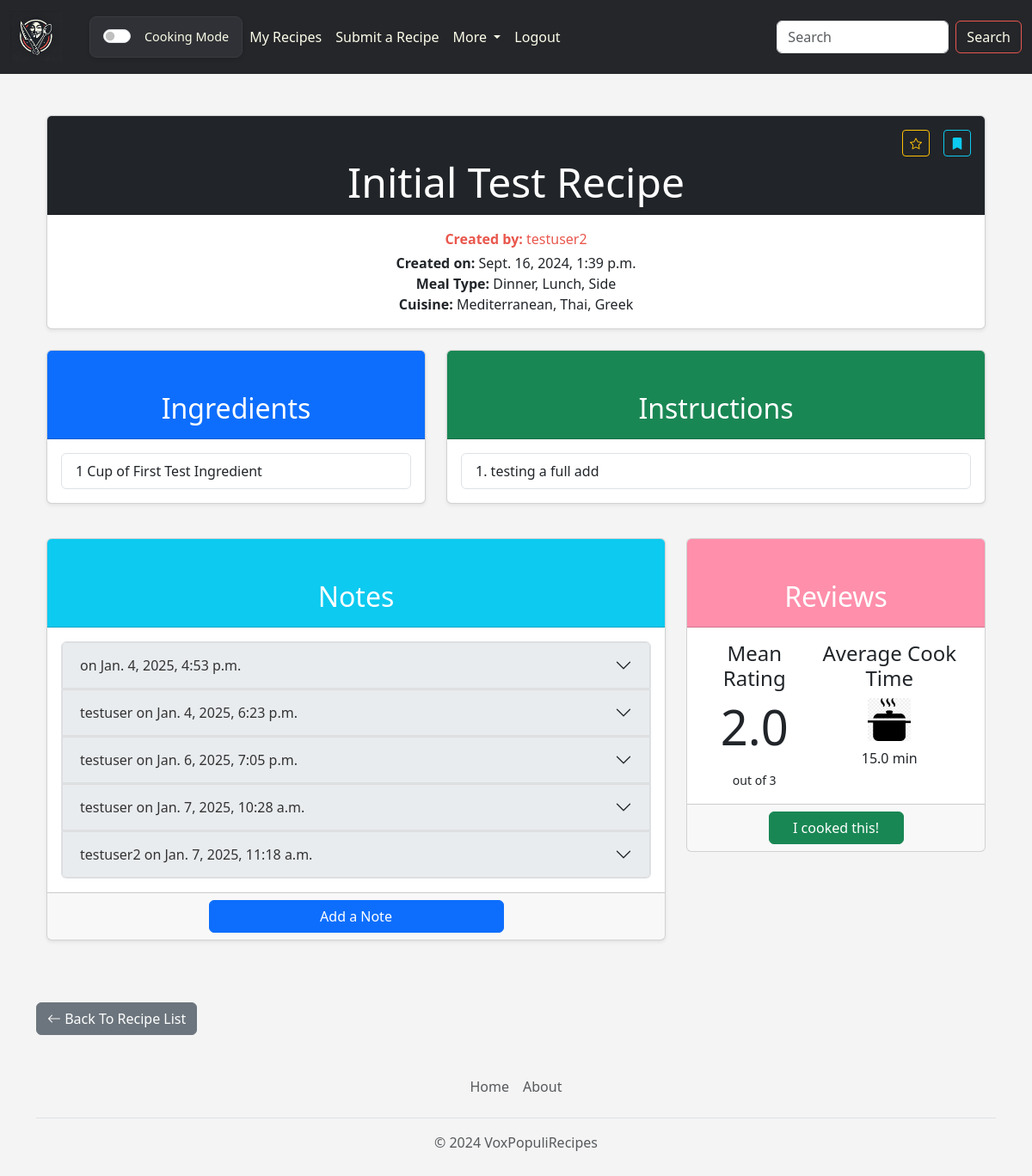
Screenshot of /recipedetail/1/ (signed in) with the database file from the repository.
### voxpopulirecipes/models.py (models this page shows, shortened)
class Recipe(models.Model):
    title = models.CharField(max_length=200)
    pub_date = models.DateTimeField("date published")
    created_by = models.CharField(max_length=200, blank=True, null=True)
    creator = models.ForeignKey(User, on_delete=models.CASCADE, blank=True, null=True)
    mealType = models.ForeignKey("MealType", on_delete=models.SET_NULL, blank=True, null=True)
    cuisine = models.ForeignKey("Cuisine", on_delete=models.SET_NULL, blank=True, null=True)
    image = models.ImageField(upload_to='uploads/recipe/', blank=True, null=True)
    baking = models.BooleanField(default=False)

class MealTypeMap(models.Model):
    recipe = models.ForeignKey(Recipe, on_delete=models.CASCADE)
    mealType = models.ForeignKey(MealType, on_delete=models.CASCADE)

class MealType(models.Model):
    name = models.CharField(max_length=200)
    baking = models.BooleanField(default=False)
    def __str__(self):
        return self.name

class CuisineMap(models.Model):
    recipe = models.ForeignKey(Recipe, on_delete=models.CASCADE)
    cuisine = models.ForeignKey(Cuisine, on_delete=models.CASCADE)

class Cuisine(models.Model):
    name = models.CharField(max_length=200)
    def __str__(self):
        return self.name

class Ingredient(models.Model):
    recipe = models.ForeignKey(Recipe, on_delete=models.CASCADE)
    ingredient_text = models.CharField(max_length=200) #required
    ingredient_amount = models.CharField(max_length=200, blank=True, null=True) #optional
    ingredient_unit = models.CharField(max_length=200, blank=True, null=True) #optional

class Instruction(models.Model):
    recipe = models.ForeignKey(Recipe, on_delete=models.CASCADE)
    instruction_text = models.CharField(max_length=500)
    instruction_order = models.IntegerField(default=0)

class RecipeNote(models.Model):
    recipe = models.ForeignKey(Recipe, related_name="notes", on_delete=models.CASCADE)
    note_text = models.CharField(max_length=2000)
    note_order = models.IntegerField(default=0)
    note_date = models.DateTimeField("date created")
    creator = models.ForeignKey(User, on_delete=models.CASCADE, blank=True, null=True)

### voxpopulirecipes/views.py (the view)
# urls.py: path("recipedetail/<int:recipe_id>/", views.detail, name="detail"),
def detail(request, recipe_id):
    recipe = get_object_or_404(Recipe, pk=recipe_id)
    mean_rating = Rating.objects.filter(recipe=recipe).aggregate(Avg('rating'))['rating__avg'] or 0
    average_cook_time = CookedInstance.objects.filter(recipe=recipe).aggregate(Avg('cook_time'))['cook_time__avg'] or 0
    saved = False
    if request.user.is_authenticated:
        saved = SavedRecipe.objects.filter(user=request.user, recipe=recipe).exists()
    starred = False
    if request.user.is_authenticated:
        starred = StarredRecipe.objects.filter(user=request.user, recipe=recipe).exists()
    mealTypes = MealTypeMap.objects.filter(recipe = recipe)
    cuisines = CuisineMap.objects.filter(recipe = recipe)
    return render(request, "voxpopulirecipes/recipe.html", {
        "recipe": recipe,
        "mean_rating": mean_rating,
        "average_cook_time": average_cook_time,
        "saved": saved,
        "starred": starred,
        "mealTypes": mealTypes,
        "cuisines": cuisines
        })

### voxpopulirecipes/templates/voxpopulirecipes/recipe.html (shortened to what this page needs)
{% extends 'voxpopulirecipes/base.html' %}
{% block content %}
<div class="container mt-4">
    <div class="card text-center shadow-sm mb-4">
        <div class="card-header bg-dark text-white position-relative">
            <h1 class="display-5 text-break mb-0">{{ recipe.title }}</h1>
            {% if user.is_authenticated %}
            <div class="position-absolute top-0 end-0 p-3 d-flex">
                <button
                    id="star_recipe_button"
                    class="btn btn-outline-warning btn-sm square me-2"
                    title="Star this recipe"
                >
                    <i class="bi {% if starred %}bi-star-fill{% else %}bi-star{% endif %}"></i>
                </button>
                {% if user != recipe.creator %}
                <button
                    id="save_recipe_button"
                    class="btn btn-outline-info btn-sm square"
                    title="Save this recipe"
                >
                    <i class="bi {% if saved %}bi-bookmark-fill{% else %}bi-bookmark{% endif %}"></i>
                </button>
                {% endif %}
            </div>
            {% endif %}
        </div>
        <div class="card-body">
            <a href="{% url 'voxpopulirecipes:view_user_book' recipe.creator.id %}">
                <p class="mb-1"><strong>Created by:</strong> {{ recipe.creator.username }}</p>
            </a>
            <p class="mb-0"><strong>Created on:</strong> {{ recipe.pub_date }}</p>
            <p class="mb-0"><strong>Meal Type:</strong>
                {% if mealTypes|length == 1 %}
                    {{ mealTypes.0.mealType }}
                {% else %}
                    {% for mealType in mealTypes %}
                        {{ mealType.mealType }}{% if not forloop.last %}, {% endif %}
                    {% endfor %}
                {% endif %}
            </p>
            <p class="mb-0"><strong>Cuisine:</strong>
                {% if cuisines|length == 1 %}
                    {{ cuisines.0.cuisine }}
                {% else %}
                    {% for cuisine in cuisines %}
                        {{ cuisine.cuisine }}{% if not forloop.last %}, {% endif %}
                    {% endfor %}
                {% endif %}
            </p>
        </div>
    </div>
    <div class="row">
        <div class="col-md-5 mb-4">
            <div class="card shadow-sm">
                <div class="card-header text-center bg-primary text-white">
                    <h2>Ingredients</h2>
                </div>
                <div class="card-body">
                    <ul class="list-group">
                        {% for ingredient in recipe.ingredient_set.all %}
                            {% if not ingredient.ingredient_amount %}
                                <li class="list-group-item">{{ ingredient.ingredient_text }}</li>
                            {% else %}
                                {% if not ingredient.ingredient_unit %}
                                    <li class="list-group-item">{{ ingredient.ingredient_amount }} {{ ingredient.ingredient_text }}</li>
                                {% else %}
                                    <li class="list-group-item">{{ ingredient.ingredient_amount }} {{ ingredient.ingredient_unit }} of {{ ingredient.ingredient_text }}</li>
                                {% endif %}
                            {% endif %}
                        {% endfor %}
                    </ul>
                </div>
            </div>
        </div>
        <div class="col-md-7 mb-4">
            <div class="card shadow-sm">
                <div class="card-header text-center bg-success text-white">
                    <h2>Instructions</h2>
                </div>
                <div class="card-body">
                    <ol class="list-group list-group-numbered">
                        {% for instruction in recipe.instruction_set.all|dictsort:"instruction_order" %}
                            <li class="list-group-item">{{ instruction.instruction_text }}</li>
                        {% endfor %}
                    </ol>
                </div>
            </div>
        </div>
    </div>
    <div class="row mt-3">
        <div class="col-md-8 mb-4">
            <div class="card shadow-sm mb-4">
                <div class="card-header text-center bg-info text-white">
                    <h2>Notes</h2>
                </div>
                {% if recipe.notes.all %}
                <div class="card-body">
                    <div class="col-12">
                        <div class="accordion" id="notesAccordion">
                            {% for note in recipe.notes.all|dictsort:"note_order" %}
                            <div class="accordion-item">
                                <h2 class="accordion-header" id="heading{{ note.id }}">
                                    <button class="accordion-button collapsed" type="button" data-bs-toggle="collapse"
                                            data-bs-target="#collapse{{ note.id }}" aria-expanded="false" aria-controls="collapse{{ note.id }}">
                                        {{ note.creator.username }} on {{ note.note_date }}
                                    </button>
                                </h2>
                            </div>
                            {% endfor %}
                        </div>
                    </div>
                </div>
                {% else %}
                <div class="card-body d-flex justify-content-center">
                    <h4 class="text-center">No notes available.</h4>
                </div>
                {% endif %}
                {% if user.is_authenticated %}
                <div class="card-footer">
                    <div id="addNoteSection">
                        <a href="#" class="btn btn-primary d-block col-6 mx-auto" id="addNoteButton">Add a Note</a>
                    </div>
                </div>
                {% endif %}
            </div>
        </div>
        {% if user.is_authenticated %}
        <div class="col-md-4 mb-4">
            <div class="card" id="reviewssection">
                <div class="card-header text-center text-white review-card-header">
                    <h2>Reviews</h2>
                </div>
                {% if average_cook_time != 0 or mean_rating != 0%}
                    <div class="card-body d-flex justify-content-between">
                        {% if mean_rating != 0 %}
                            <div class="text-center">
                                <h4>Mean Rating</h4>
                                <div class="infographic">
                                    <p class="display-4">{{ mean_rating }}</p>
                                    <small>out of 3</small>
                                </div>
                            </div>
                        {% endif %}
                        {% if average_cook_time != 0 %}
                            <div class="text-center">
                                <h4>Average Cook Time</h4>
                                <div class="infographic">
                                    {%load static%}
                                    <img src="{% static 'voxpopulirecipes/pot_icon.png' %}" alt="Pot Icon" width="50">
                                    <p class="mt-2">{{ average_cook_time }} min</p>
                                </div>
                            </div>
                        {% endif %}
                    </div>
                    {% else %}
                    <div class="card-body d-flex justify-content-center">
                        <h4>No Reviews Yet</h4>
                    </div>
                    {% endif %}
                <div class="card-footer d-flex justify-content-center">
                    <button type="button" class="btn btn-success col-6" id="openReviewModal">I cooked this!</button>
                </div>
            </div>
        </div>
        {% endif %}
    </div>
</div>
    <div class="d-flex justify-content-between mt-4">
        <a href="{% url 'voxpopulirecipes:main' %}" class="btn btn-secondary">
            <i class="bi bi-arrow-left"></i> Back To Recipe List
        </a>
    </div>
</div>
{% endblock %}

### voxpopulirecipes/templates/voxpopulirecipes/base.html (style rules this page uses)
body { background-color: #f4f4f4; }

### voxpopulirecipes/templates/voxpopulirecipes/recipe.html (style rules this page uses)
.review-card-header { background-color: #ff8fab; }
.accordion-header .accordion-button { background-color: #e9ecef; color: #333; border: 1px solid #ddd; }
a { color: #e9574d; text-decoration: none; transition: color 0.3s ease; }
.card-header { position: relative; padding-top: 3rem; }
.card-header h1 { margin-bottom: 0; white-space: normal; word-break: break-word; text-align: center; }
.position-absolute.top-0.end-0 { display: flex; gap: 0.5rem; }

### rows the page displays
Recipe: title "Initial Test Recipe", creator.username "testuser2", pub_date "Sept. 16, 2024, 1:39 p.m."
MealTypeMap: mealType "Dinner"
MealTypeMap: mealType "Lunch"
MealTypeMap: mealType "Side"
CuisineMap: cuisine "Mediterranean"
CuisineMap: cuisine "Thai"
CuisineMap: cuisine "Greek"
Ingredient: ingredient_amount "1", ingredient_unit "Cup", ingredient_text "First Test Ingredient"
Instruction: instruction_text "testing a full add"
RecipeNote: note_date "Jan. 4, 2025, 4:53 p.m."
RecipeNote: creator.username "testuser", note_date "Jan. 4, 2025, 6:23 p.m."
RecipeNote: creator.username "testuser", note_date "Jan. 6, 2025, 7:05 p.m."
RecipeNote: creator.username "testuser", note_date "Jan. 7, 2025, 10:28 a.m."
RecipeNote: creator.username "testuser2", note_date "Jan. 7, 2025, 11:18 a.m."

### other values shown
{{ mean_rating }} "2.0"
{{ average_cook_time }} "15.0"
